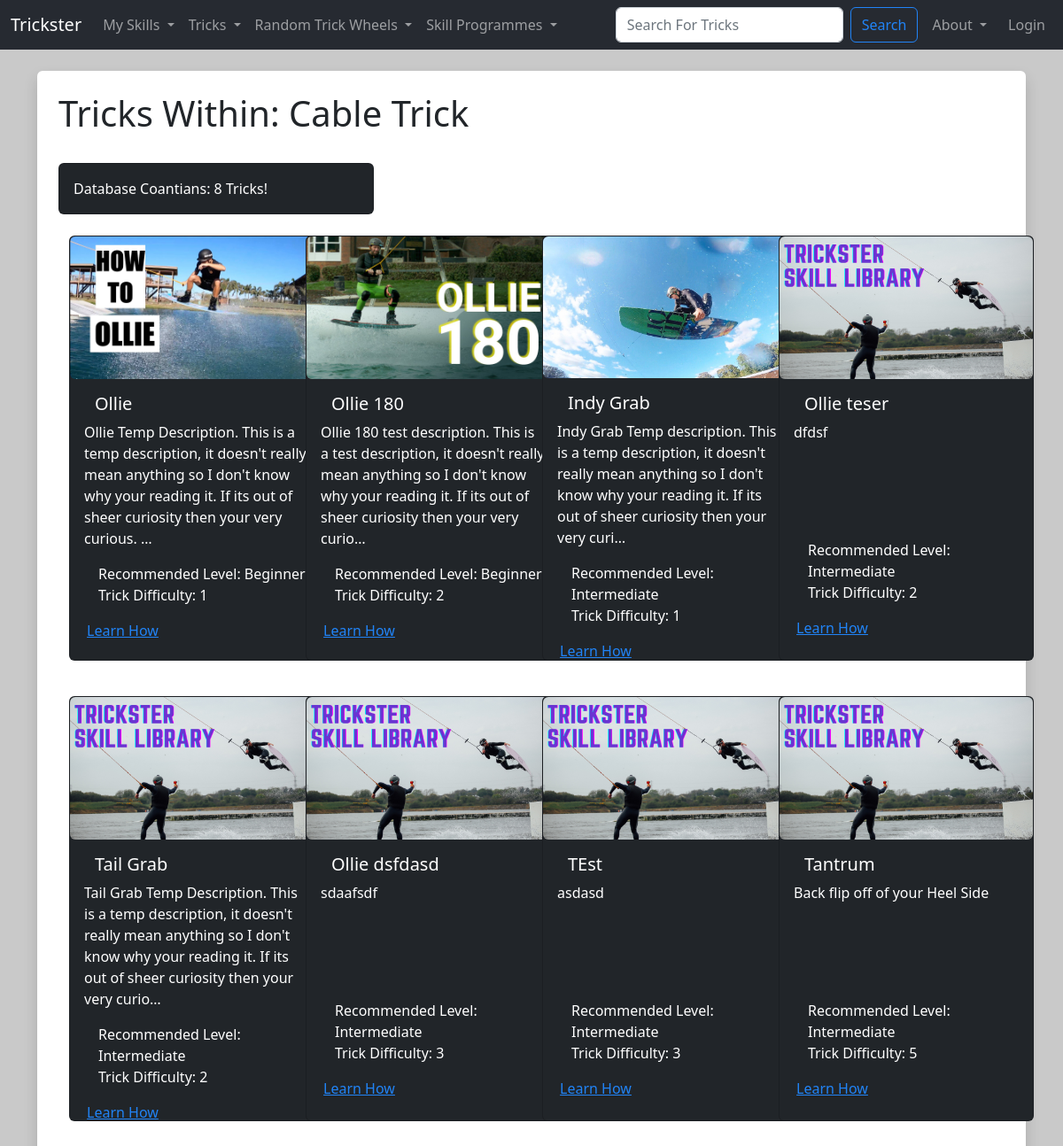
The app's page /show_category/1 with its own data.
### TricksterMain/models.py (models this page shows, shortened)
class Category (models.Model):
  CategoryID = models.AutoField(primary_key=True)
  CategoryName = models.CharField(max_length=25)
  CategoryDescription = models.TextField(blank=True)
  CategoryImg = models.ImageField(null=True, blank=True, upload_to="images/")
  slug = models.SlugField(null=True)

class Trick (models.Model):
  TrickID = models.AutoField(primary_key=True)
  TrickName = models.CharField(max_length=25)
  TrickDiscription = models.TextField(blank=True)
  TrickHowTo = models.TextField(blank=True)
  TrickRecLevel = models.ForeignKey(SkillLevel, blank=True, null=True, on_delete=models.CASCADE)
  TrickDifficulty = models.PositiveIntegerField(null=True, validators=[MinValueValidator(1), MaxValueValidator(10)])
  TrickImg = models.ImageField(null=True, blank=True, upload_to="images/")
  TrickCategory = models.ManyToManyField(Category, related_name='trick_category_tags', blank=True)
  approved = models.BooleanField('Approved', default=False)

class SkillLevel (models.Model):
  SkillLevelID = models.AutoField(primary_key=True)
  SkillLevelName = models.CharField(max_length=25)
  def __str__(self):
    return self.SkillLevelName

### TricksterMain/views.py (the view)
# urls.py: path('show_category/<category_id>', views.show_category, name='show-category'),
def show_category(request, category_id):
  current_page = request.path
  category = Category.objects.get(pk=category_id)
  categoryID = category.CategoryID
  tricks =  Trick.objects.filter(TrickCategory=categoryID).order_by('TrickRecLevel', 'TrickDifficulty', 'TrickName')
  trick_count = tricks.count()
  return render(request, 'main/show_category.html', {'category':category, 'tricks':tricks, 'trick_count':trick_count, 'current_page':current_page})

### TricksterMain/templates/main/show_category.html
{% extends 'main/base.html' %}
{% load static %}
{% block content  %}
<div class="shadow  p-4 mb-5 bg-body rounded">
  <h1> Tricks Within: {{ category.CategoryName }} </h1>
  <br/>
  <div class="col-4">
    <div class="card text-bg-dark">
      <div class="card-body">
        <p class="card-text">Database Coantians: {{ trick_count }} Tricks!</p>
      </div>
    </div>
  </div>
  <br/>
  <div class="container-md">
    <div class="row row-cols-1 row-cols-sm-2 row-cols-md-3 row-cols-xl-4 g-4">
      {% for trick in tricks %}
        {% include 'components/trick_cards.html' with trick=trick user=request.user current_page=current_page %}
      {% endfor %}
    </div>
  </div>
</div>
{% endblock %}

### TricksterMain/templates/components/trick_cards.html (shortened to what this page needs)
{% load static %}
<div class="col-sm">
  {% if user.is_authenticated %}
    <div class="card text-bg-dark mb-3" style="width: 18rem; height: 33rem;">
  {% else %}
    <div class="card text-bg-dark mb-3" style="width: 18rem; height: 30rem;">
  {% endif %}
    {% if trick.TrickImg %}
      <img src="{{ trick.TrickImg.url }}" class="img-fluid rounded" alt="trick cover image">
    {% else %}
      <img src="{% static 'trickster/images/TrickListDefault.png' %}" class="img-fluid rounded" alt="default trick cover image">
    {% endif %}
    <div class="card-body">
      <h5 class="card-title">
        <div class="container">
          <div class="row">
            {% if user.is_superuser %}
              <div class="col-7">
                {{ trick }}
              </div>
              <div class="col-5">
                <a href="{% url 'update-trick' trick.TrickID %}" class="btn btn-success btn-sm">Edit Trick</a>
              </div>
            {% else %}
              <div class="col-12">
                {{ trick.TrickName }}
              </div>
            {% endif %}
          </div>
        </div>
      </h5>
      <p class="card-text">{{ trick.TrickDiscription|truncatechars:180 }}</p>
    </div>
    <ul class="list-group-dark list-group-flush">
      <li class="list-group-item">Recommended Level: {{ trick.TrickRecLevel }}</li>
      <li class="list-group-item">Trick Difficulty: {{ trick.TrickDifficulty }}</li>
    </ul>
    <div class="card-body-dark text-center gap-3" style="height: 3rem">
      <div class="container">
        <div class="row">
          <div class="col-6">
            <a href="{% url 'show-trick' trick.TrickID %}" class="card-link me-md-4">Learn How</a>
          </div>
          <div class="col-6">
          </div>
        </div>
      </div>
    </div>
  </div>
</div>

### TricksterMain/templates/main/base.html (style rules this page uses)
body { background: #c9c9c9 }

### records on screen
Category: CategoryName "Cable Trick"
Trick: TrickImg (picture), TrickName "Ollie", TrickDiscription "Ollie Temp Description. This is a temp description, it doesn't really mean anything so I don't know why your reading it. If its out of sheer curiosity then your very curious. …", TrickRecLevel "Beginner", TrickDifficulty "1"
Trick: TrickImg (picture), TrickName "Ollie 180", TrickDiscription "Ollie 180 test description. This is a test description, it doesn't really mean anything so I don't know why your reading it. If its out of sheer curiosity then your very curio…", TrickRecLevel "Beginner", TrickDifficulty "2"
Trick: TrickImg (picture), TrickName "Indy Grab", TrickDiscription "Indy Grab Temp description. This is a temp description, it doesn't really mean anything so I don't know why your reading it. If its out of sheer curiosity then your very curi…", TrickRecLevel "Intermediate", TrickDifficulty "1"
Trick: TrickName "Ollie teser", TrickDiscription "dfdsf", TrickRecLevel "Intermediate", TrickDifficulty "2"
Trick: TrickName "Tail Grab", TrickDiscription "Tail Grab Temp Description. This is a temp description, it doesn't really mean anything so I don't know why your reading it. If its out of sheer curiosity then your very curio…", TrickRecLevel "Intermediate", TrickDifficulty "2"
Trick: TrickName "Ollie dsfdasd", TrickDiscription "sdaafsdf", TrickRecLevel "Intermediate", TrickDifficulty "3"
Trick: TrickName "TEst", TrickDiscription "asdasd", TrickRecLevel "Intermediate", TrickDifficulty "3"
Trick: TrickName "Tantrum", TrickDiscription "Back flip off of your Heel Side", TrickRecLevel "Intermediate", TrickDifficulty "5"

### other values on screen
{{ trick_count }} "8"
